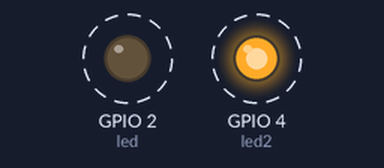
Simulated run of this sketch. Board: ESP32. On the bench: output pins drawn as LEDs (lit = HIGH). Dashed ring = blinking.

Above: at 0.2 s.
Timing chart, 0 to 3.0 s (numbered marks = the images above):
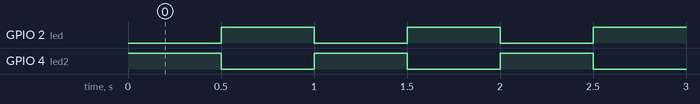

Measured:
- by itself, GPIO 2 (led), GPIO 4 (led2): alternates HIGH for 0.50 s and LOW for 0.50 s

The sketch:

0.01_basic_program.ino
```cpp
//=========VARIABEL=============\\
/*---Storing VALUE, on a NAME---*/
int led = 2 ;                   /*(integer) commonly used for pin declaration, spec (2bytes / 16 bits)
                                && if the value wants to be changed at any time*/
constexpr int led2 = 4 ;        //(constanta expression) best option if the value has been fixed and will not be changed*/


//=============COMMAND=============\\
/*---Miscellaneous orders and statements---*/

void setup()                    //---->MANDATORY in each program<----, read once (pin usage statement for example)
{
  pinMode(led2, OUTPUT);       //pin usage statement
  pinMode(led, OUTPUT);
}

void loop()                     //---->MANDATORY in each program<----, repeated readings until the device turns off
{
  digitalWrite(led2, HIGH);     //(digitalWrite) to write commands such as (led, HIGH); --HIGH/1 is active in the programming language
  digitalWrite(led, LOW);
  delay(500);                   //(delay)Pause to move on to the next program
  digitalWrite(led2, LOW);      //--LOW/0 is off in the programming language
  digitalWrite(led, HIGH);
  delay(500);
}
```
